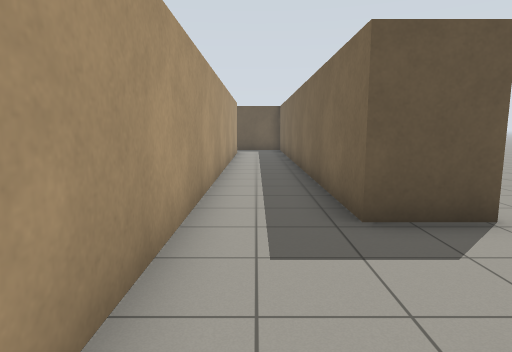
view 1 (above)

20 first-person views from a walk through a world built for the Gazebo simulator. The camera is 1.2 m above the floor, tilts 8° down and sees 75° across. The floor is counted in squares, 1 m on a side. Each view is taken from the middle of a square. On the plan, view 1 faces up. The plan holds only what a view shows up to about 13 squares ahead; the rest is blank. The robots in the file are not drawn.

view 2
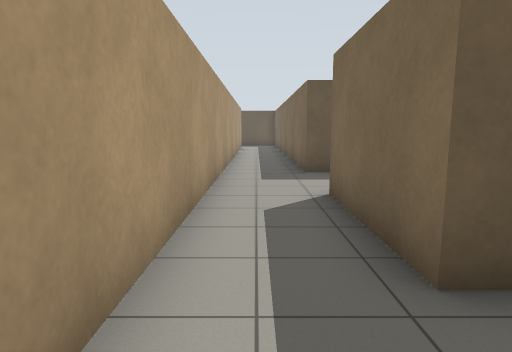

view 3
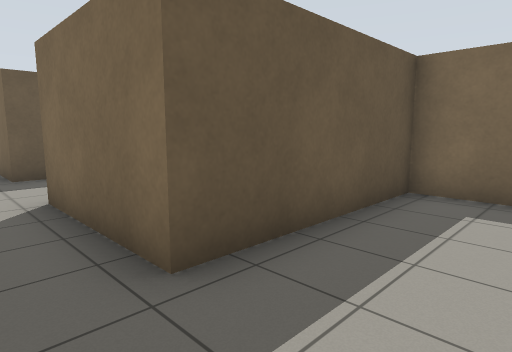

view 4
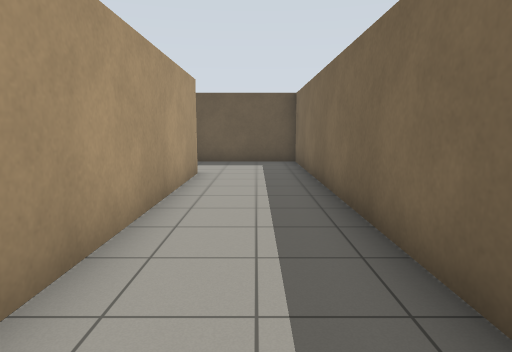

view 5
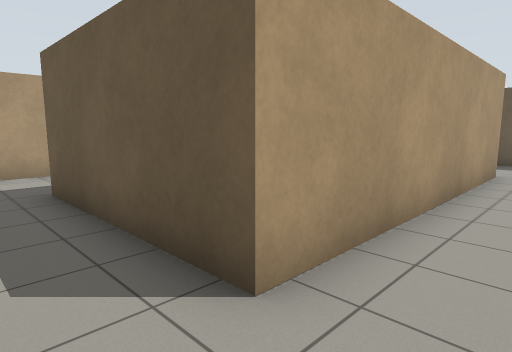

view 6
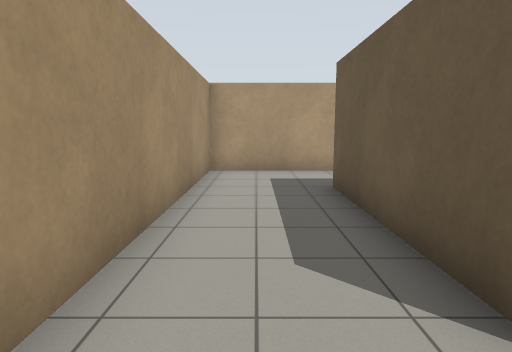

view 7
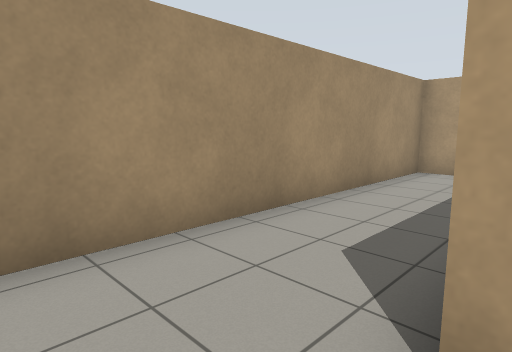

view 8
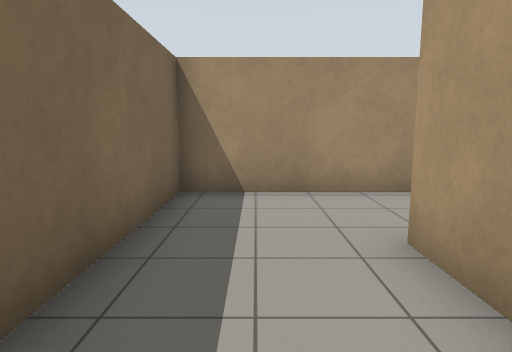

view 9
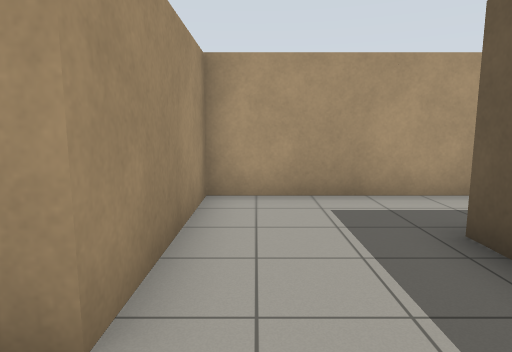

view 10
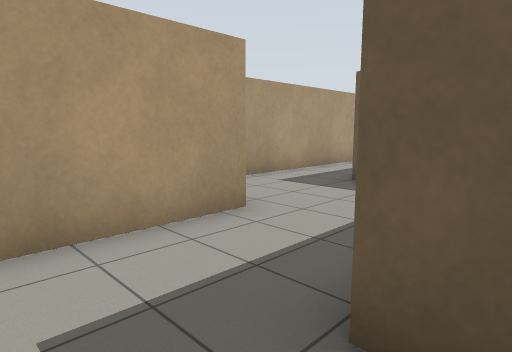

view 11
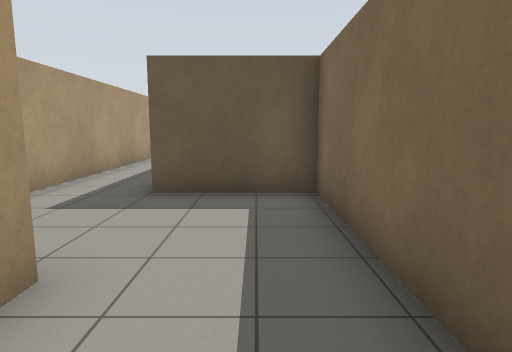

view 12
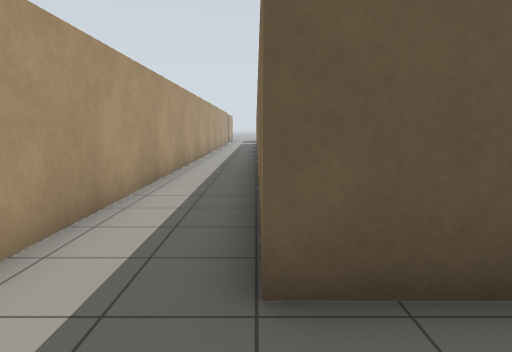

view 13
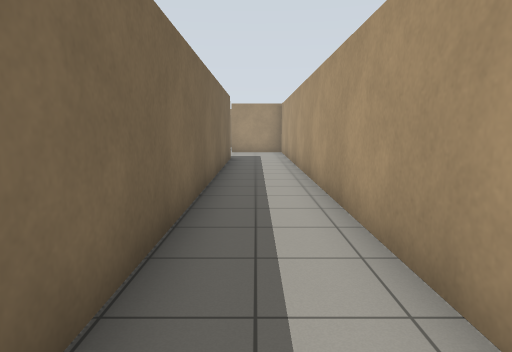

view 14
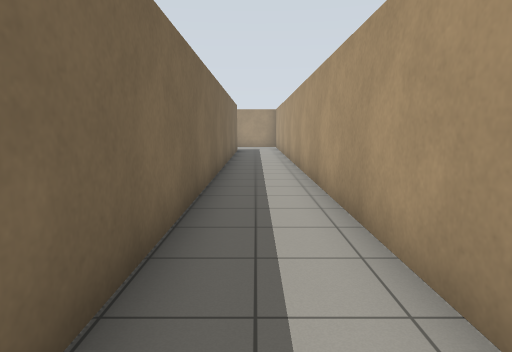

view 15
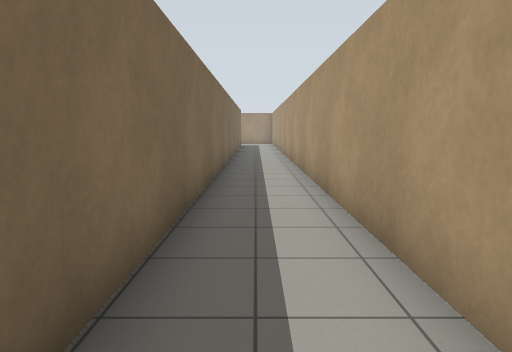

view 16
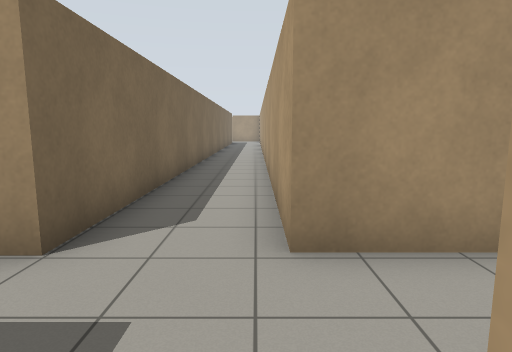

view 17
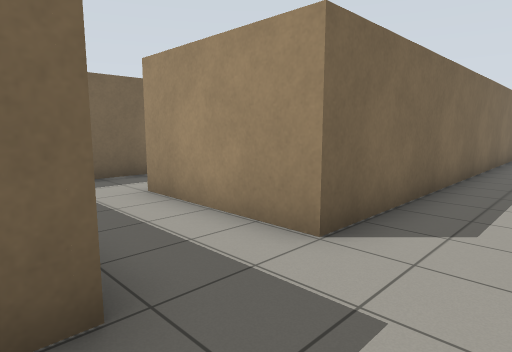

view 18
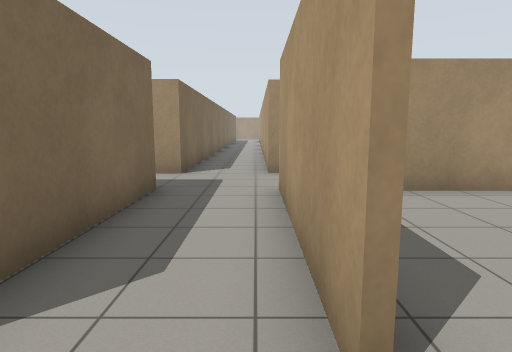

view 19
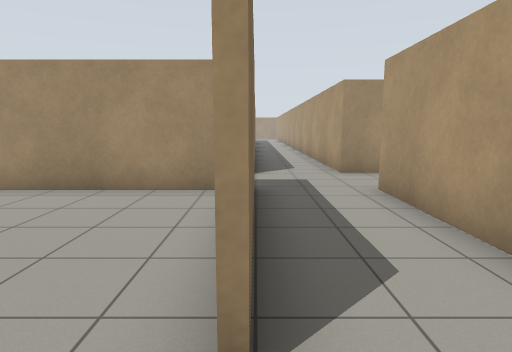

view 20
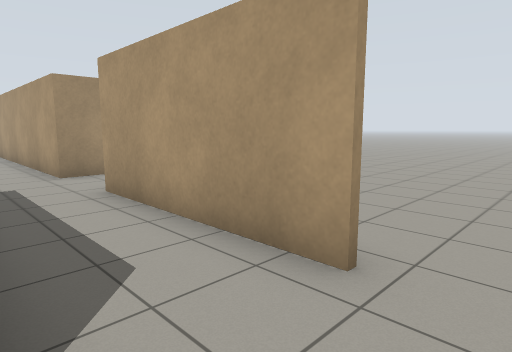

### Floor plan
Points are (right, up) in squares from view 1. A wall is a line through its corners. A room is listed if a view was taken in it or the views show most of it. See-through windows are left out.
Room 1 (views 1, 2, 3, 4, 5, 6, 7, 8, 9, 10, 11)
walls: (-4.7, -14.6) (-4.7, -17.3) (6.5, -17.3) (6.5, -2.6) (1.4, -2.6) (1.4, 1.1); (-1, 1.6) (-1, -5.9) (3.4, -5.9) (3.4, -14.4) (-1.9, -14.4)
ways out: opening at (-3.5, -13.5) to room 2; opening at (0, 2)
Room 2 (views 12, 13, 14, 15)
walls: (-4.7, -12.4) (-4.7, -14.6); (-1.9, -13.6) (-1.9, -8.8) (-5, -8.8) (-5, 16.9); (-7.3, 16.9) (-7.3, -10.1)
ways out: opening at (-3.5, -13.5) to room 1; opening at (-6, 18) to room 3
Room 3 (views 16, 17, 18, 19, 20)
walls: (-5, 19.2) (-5, 24.6); (-7.3, 24.8) (-7.3, 19.4); (-5, 16.9) (-0.9, 16.9); (-9.4, 16.9) (-7.3, 16.9)
ways out: opening at (-6, 18) to room 2; opening at (-8, 25.5); opening at (-5, 25.5); opening at (0, 18)

Where each view was taken, in squares from view 1:
view 1: 0 up, 0 right, facing up
view 2: 5 down, 0 right, facing up
view 3: 5 down, 0 right, facing up-right
view 4: 15 down, 5 right, facing up
view 5: 16 down, 5 right, facing up-left
view 6: 16 down, 5 right, facing left
view 7: 14 down, 5 right, facing down-left
view 8: 11 down, 5 right, facing down
view 9: 5 down, 5 right, facing left
view 10: 16 down, 1 left, facing up-left
view 11: 15 down, 3 left, facing up
view 12: 11 down, 5 left, facing up
view 13: 5 up, 6 left, facing down
view 14: 10 up, 6 left, facing down
view 15: 15 up, 6 left, facing down
view 16: 20 up, 7 left, facing down
view 17: 20 up, 7 left, facing down-right
view 18: 26 up, 7 left, facing down
view 19: 26 up, 5 left, facing down
view 20: 26 up, 5 left, facing down-left
